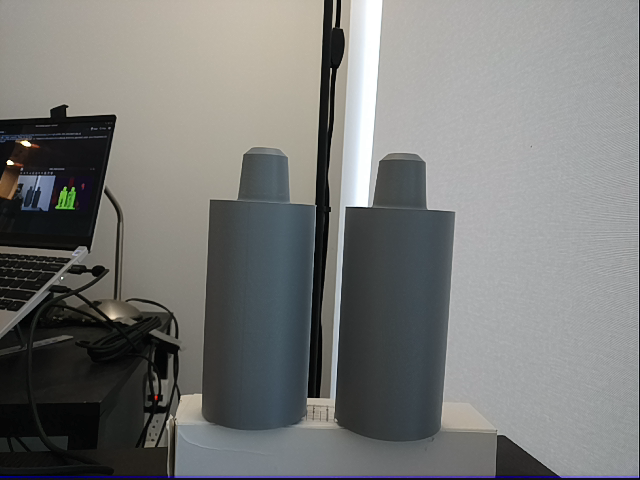
#> input picture oak_d_testing/captures/rgb_20260111_150921.png, 640 x 480 px; its folder holds 3 pictures in this run
$ python read_captures.py
#> lines starting #> are read from the running program, lines starting #| are printed output that depends on the picture; after the words box and inside, x2 and y2 are one past the last pixel; in counts of white or black regions, pixels touching at a corner belong together
#> further down, rgb is the input picture: shape (480, 640, 3); mean B, G, R 119.3, 121.2, 120.5
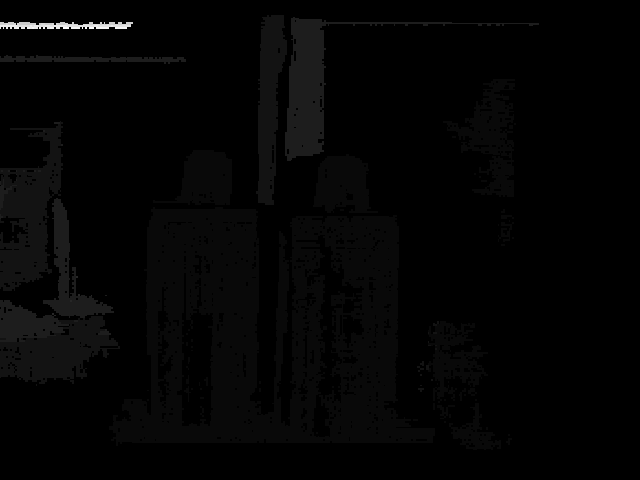
#> input picture oak_d_testing/captures/depth_mm_20260111_150921.png, 640 x 480 px
#> further down, depth_mm is the input picture: shape (480, 640) uint16; min 0, max 6692, mean 137.1
import os
import glob
import json

import cv2
import numpy as np

CAPTURE_DIR = "captures"   # same folder used by the saver
MIN_D = 300                # mm (change to match your preference)
MAX_D = 5000               # mm

def colorize_depth_mm(depth_mm: np.ndarray, min_d=MIN_D, max_d=MAX_D) -> np.ndarray:
    """uint16 depth in millimeters (0 = invalid) -> BGR uint8 colormap"""
#> called with min_d = 300, max_d = 5000
    d = depth_mm.astype(np.float32)
    invalid = (d <= 0)
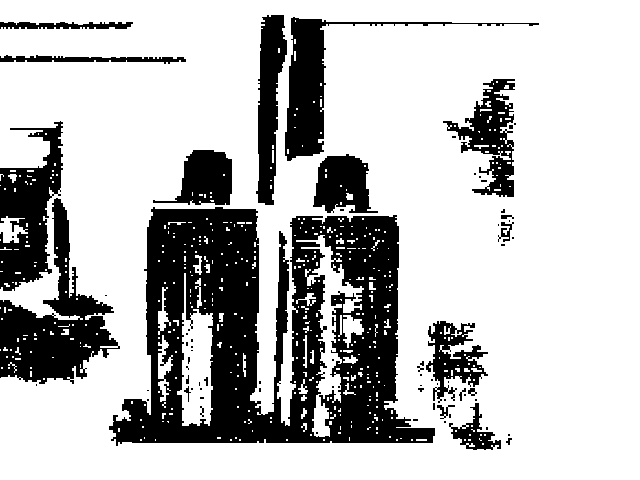
#> invalid: shape (480, 640) bool; 73.9% white; 75 black regions (54 under 20 px), largest, box (x1, y1, x2, y2) and area: (109, 207, 435, 446) 43161, (0, 198, 120, 384) 8498, (0, 121, 63, 291) 5879
    d[invalid] = np.nan

    d = np.clip(d, min_d, max_d)
    d = (d - min_d) * (255.0 / (max_d - min_d))
    d = np.nan_to_num(d, nan=0.0).astype(np.uint8)

    return cv2.applyColorMap(d, cv2.COLORMAP_TURBO)
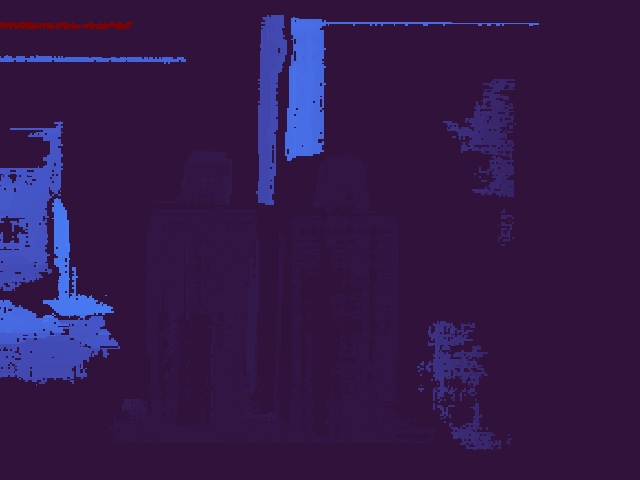
#> returned value: shape (480, 640, 3); mean of channels 0, 1, 2 72.6, 24.7, 50.3; drawn as B, G, R

def newest_capture_paths(capture_dir: str):
    depth_files = sorted(glob.glob(os.path.join(capture_dir, "depth_mm_*.png")))
    if not depth_files:
        raise FileNotFoundError(f"No depth_mm_*.png found in: {capture_dir}")

    depth_path = depth_files[-1]
    ts = os.path.basename(depth_path).replace("depth_mm_", "").replace(".png", "")

    rgb_path  = os.path.join(capture_dir, f"rgb_{ts}.png")
    meta_path = os.path.join(capture_dir, f"meta_{ts}.json")

    if not os.path.exists(rgb_path):
        raise FileNotFoundError(f"Found depth but missing rgb file: {rgb_path}")

    return rgb_path, depth_path, (meta_path if os.path.exists(meta_path) else None), ts

rgb_path, depth_path, meta_path, ts = newest_capture_paths(CAPTURE_DIR)

# Load RGB (OpenCV reads as BGR uint8)
rgb = cv2.imread(rgb_path, cv2.IMREAD_COLOR)
if rgb is None:
    raise RuntimeError(f"Failed to read RGB image: {rgb_path}")

# Load depth EXACTLY as saved: uint16 single-channel
depth_mm = cv2.imread(depth_path, cv2.IMREAD_UNCHANGED)
if depth_mm is None:
    raise RuntimeError(f"Failed to read depth image: {depth_path}")
if depth_mm.dtype != np.uint16:
    raise RuntimeError(f"Depth image isn't uint16. Did you use IMREAD_UNCHANGED? dtype={depth_mm.dtype}")

# Optionally pull visualization range from metadata if present
if meta_path:
    with open(meta_path, "r", encoding="utf-8") as f:
        meta = json.load(f)
    if "preview_range_mm" in meta:
        MIN_D, MAX_D = meta["preview_range_mm"]

depth_vis = colorize_depth_mm(depth_mm, MIN_D, MAX_D)

# Resize depth visualization to match RGB for side-by-side display
if depth_vis.shape[:2] != rgb.shape[:2]:
    depth_vis = cv2.resize(depth_vis, (rgb.shape[1], rgb.shape[0]), interpolation=cv2.INTER_NEAREST)

combined = np.hstack([rgb, depth_vis])
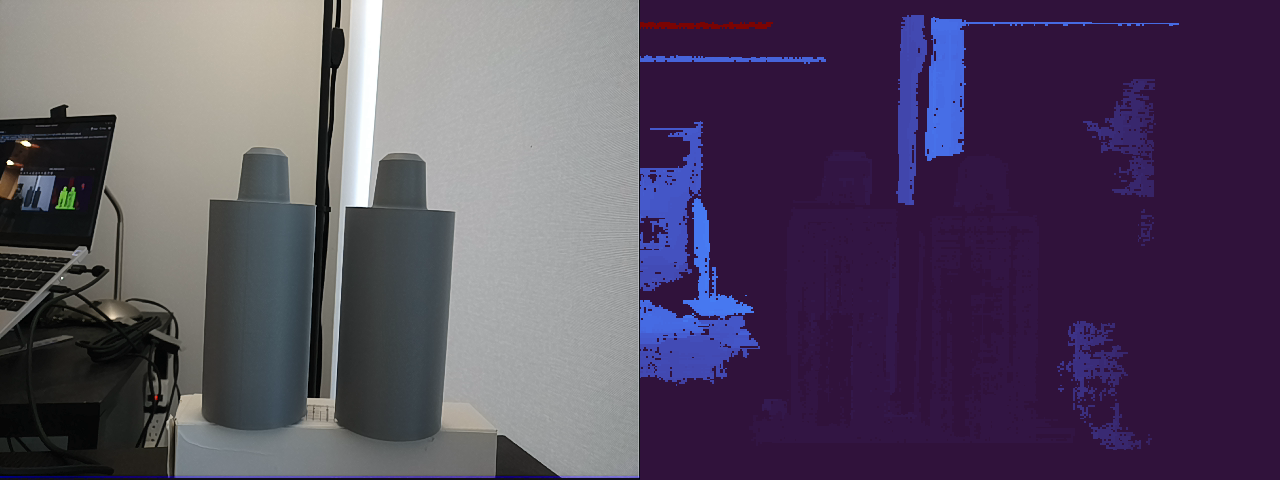
#> combined: shape (480, 1280, 3); mean B, G, R 96, 72.9, 85.4

print("Loaded capture:", ts)
print("RGB:", rgb_path)
print("Depth:", depth_path)
if meta_path:
    print("Meta:", meta_path)
print("Depth format: uint16 PNG, millimeters, 0 = invalid")

# Click-to-query depth helper
def on_mouse(event, x, y, flags, param):
    if event != cv2.EVENT_LBUTTONDOWN:
        return

    # If you click on the right half, map into depth image coordinates
    w = rgb.shape[1]
    if x >= w:
        dx = x - w
        dy = y
        if 0 <= dy < depth_mm.shape[0] and 0 <= dx < depth_mm.shape[1]:
            d = int(depth_mm[dy, dx])
            if d == 0:
                print(f"Depth at (x={dx}, y={dy}): invalid (0)")
            else:
                print(f"Depth at (x={dx}, y={dy}): {d} mm ({d/1000.0:.3f} m)")

cv2.namedWindow("RGB | Depth (replay)", cv2.WINDOW_NORMAL)
cv2.setMouseCallback("RGB | Depth (replay)", on_mouse)
cv2.imshow("RGB | Depth (replay)", combined)

print("Controls: press 'q' or ESC to quit.")
while True:
    k = cv2.waitKey(0) & 0xFF
#> (key q is pressed here)
    if k in (ord("q"), 27):
        break

cv2.destroyAllWindows()
